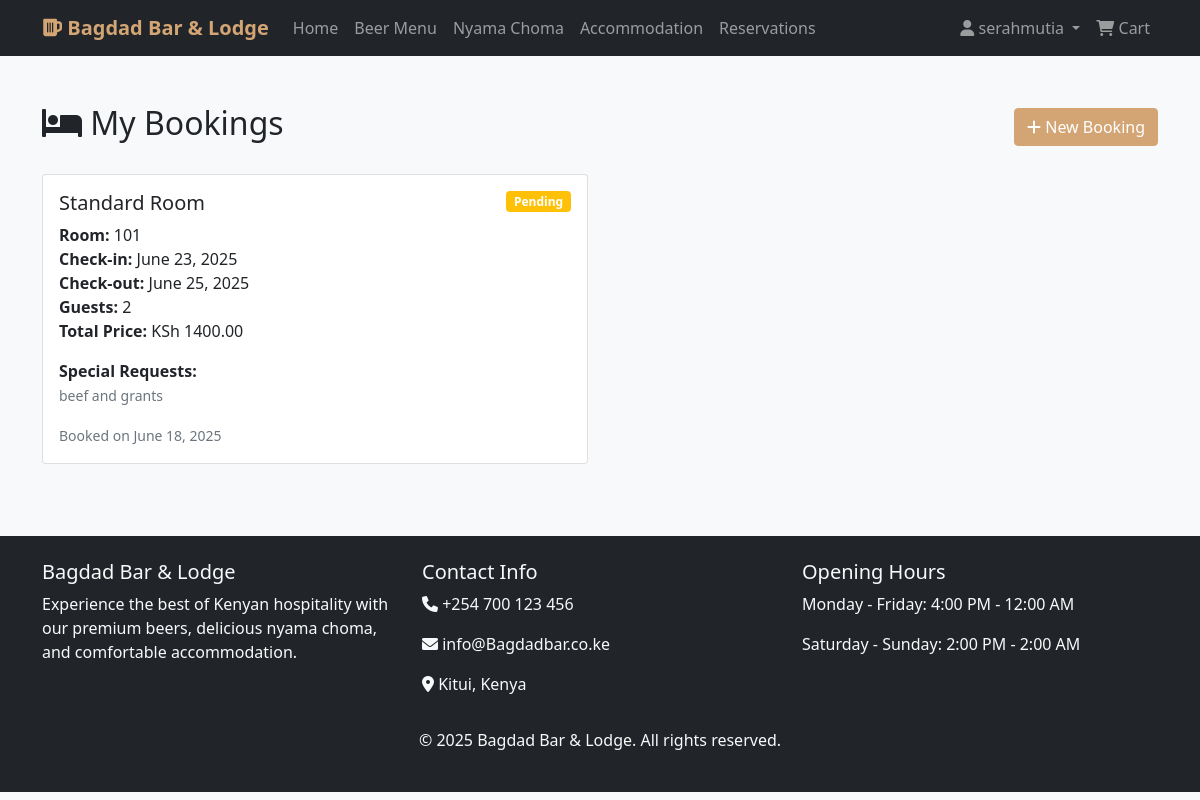
The app's page /accounts/my-bookings/ (signed in) with its own data.
### accommodation/models.py (models this page shows, shortened)
class Booking(models.Model):
    BOOKING_STATUS = [
        ('pending', 'Pending'),
        ('confirmed', 'Confirmed'),
        ('checked_in', 'Checked In'),
        ('checked_out', 'Checked Out'),
        ('cancelled', 'Cancelled'),
    ]
    guest_name = models.CharField(max_length=100)
    guest_email = models.EmailField()
    guest_phone = models.CharField(max_length=15)
    room = models.ForeignKey(Room, on_delete=models.CASCADE)
    check_in_date = models.DateField()
    check_out_date = models.DateField()
    guests_count = models.IntegerField()
    total_price = models.DecimalField(max_digits=10, decimal_places=2)
    status = models.CharField(max_length=20, choices=BOOKING_STATUS, default='pending')
    special_requests = models.TextField(blank=True)
    created_at = models.DateTimeField(auto_now_add=True)

class Room(models.Model):
    room_number = models.CharField(max_length=10, unique=True)
    room_type = models.ForeignKey(RoomType, on_delete=models.CASCADE)
    is_available = models.BooleanField(default=True)
    amenities = models.TextField(help_text="List amenities separated by commas")
    image = models.ImageField(upload_to='rooms/', blank=True)

class RoomType(models.Model):
    name = models.CharField(max_length=100)
    description = models.TextField()
    base_price = models.DecimalField(max_digits=8, decimal_places=2)
    max_occupancy = models.IntegerField()

### accounts/views.py (the view)
# urls.py: path('my-bookings/', views.my_bookings_view, name='my_bookings'),
@login_required
def my_bookings_view(request):
    bookings = Booking.objects.filter(
        guest_email=request.user.email
    ).order_by('-created_at')
    paginator = Paginator(bookings, 10)
    page_number = request.GET.get('page')
    page_obj = paginator.get_page(page_number)
    return render(request, 'accounts/my_bookings.html', {'page_obj': page_obj})

### templates/accounts/my_bookings.html (shortened to what this page needs)
{% extends 'base.html' %}
{% block content %}
<div class="container my-5">
    <div class="d-flex justify-content-between align-items-center mb-4">
        <h2><i class="fas fa-bed"></i> My Bookings</h2>
        <a href="{% url 'accommodation:room_list' %}" class="btn btn-primary">
            <i class="fas fa-plus"></i> New Booking
        </a>
    </div>
    {% if page_obj %}
        <div class="row">
            {% for booking in page_obj %}
            <div class="col-md-6 mb-4">
                <div class="card">
                    <div class="card-body">
                        <div class="d-flex justify-content-between align-items-start">
                            <h5 class="card-title">{{ booking.room.room_type.name }}</h5>
                            <span class="badge bg-{% if booking.status == 'confirmed' %}success{% elif booking.status == 'pending' %}warning{% else %}secondary{% endif %}">
                                {{ booking.get_status_display }}
                            </span>
                        </div>
                        <p class="card-text">
                            <strong>Room:</strong> {{ booking.room.room_number }}<br>
                            <strong>Check-in:</strong> {{ booking.check_in_date }}<br>
                            <strong>Check-out:</strong> {{ booking.check_out_date }}<br>
                            <strong>Guests:</strong> {{ booking.guests_count }}<br>
                            <strong>Total Price:</strong> KSh {{ booking.total_price }}
                        </p>
                        {% if booking.special_requests %}
                        <p class="card-text">
                            <strong>Special Requests:</strong><br>
                            <small class="text-muted">{{ booking.special_requests }}</small>
                        </p>
                        {% endif %}
                        <small class="text-muted">Booked on {{ booking.created_at|date:"F d, Y" }}</small>
                    </div>
                </div>
            </div>
            {% endfor %}
        </div>
    {% endif %}
</div>
{% endblock %}

### templates/base.html (shortened to what this page needs)
<!DOCTYPE html>
<html lang="en">
<head>
    <link href="https://cdn.jsdelivr.net/npm/bootstrap@5.1.3/dist/css/bootstrap.min.css" rel="stylesheet">
    <link href="https://cdnjs.cloudflare.com/ajax/libs/font-awesome/6.0.0/css/all.min.css" rel="stylesheet">
</head>
<body>
    <nav class="navbar navbar-expand-lg navbar-dark bg-dark">
        <div class="container">
            <a class="navbar-brand" href="{% url 'bar_app:home' %}">
                <i class="fas fa-beer"></i> Bagdad Bar & Lodge
            </a>
            <div class="collapse navbar-collapse" id="navbarNav">
                <ul class="navbar-nav me-auto">
                    <li class="nav-item">
                        <a class="nav-link" href="{% url 'bar_app:home' %}">Home</a>
                    </li>
                    <li class="nav-item">
                        <a class="nav-link" href="{% url 'bar_app:beer_menu' %}">Beer Menu</a>
                    </li>
                    <li class="nav-item">
                        <a class="nav-link" href="{% url 'bar_app:nyama_menu' %}">Nyama Choma</a>
                    </li>
                    <li class="nav-item">
                        <a class="nav-link" href="{% url 'accommodation:room_list' %}">Accommodation</a>
                    </li>
                    <li class="nav-item">
                        <a class="nav-link" href="{% url 'bar_app:reservation' %}">Reservations</a>
                    </li>
                </ul>
                <ul class="navbar-nav">
                    {% if user.is_authenticated %}
                        <li class="nav-item dropdown">
                            <a class="nav-link dropdown-toggle" href="#" id="navbarDropdown" role="button" data-bs-toggle="dropdown">
                                <i class="fas fa-user"></i> {{ user.first_name|default:user.username }}
                            </a>
                        </li>
                    {% endif %}
                    <li class="nav-item">
                        <a class="nav-link position-relative" href="{% url 'orders:view_cart' %}">
                            <i class="fas fa-shopping-cart"></i> Cart
                        </a>
                    </li>
                </ul>
            </div>
        </div>
    </nav>
    <main>
        {% block content %}
        {% endblock %}
    </main>
    <footer class="bg-dark text-light py-4 mt-5">
        <div class="container">
            <div class="row">
                <div class="col-md-4">
                    <h5>Bagdad Bar & Lodge</h5>
                    <p>Experience the best of Kenyan hospitality with our premium beers, delicious nyama choma, and comfortable accommodation.</p>
                </div>
                <div class="col-md-4">
                    <h5>Contact Info</h5>
                    <p><i class="fas fa-phone"></i> +254 700 123 456</p>
                    <p><i class="fas fa-envelope"></i> info@Bagdadbar.co.ke</p>
                    <p><i class="fas fa-map-marker-alt"></i> Kitui, Kenya</p>
                </div>
                <div class="col-md-4">
                    <h5>Opening Hours</h5>
                    <p>Monday - Friday: 4:00 PM - 12:00 AM</p>
                    <p>Saturday - Sunday: 2:00 PM - 2:00 AM</p>
                </div>
            </div>
            <div class="row mt-3">
                <div class="col-12 text-center">
                    <p>&copy; 2025 Bagdad Bar & Lodge. All rights reserved.</p>
                </div>
            </div>
        </div>
    </footer>
</body>
</html>

### templates/base.html (style rules this page uses)
.navbar-brand { font-weight: bold; color: #d4a574 !important; }
.btn-primary { background-color: #d4a574; border-color: #d4a574; }
body { background-color: #f8f9fa; }

### records on screen
Booking: room.room_type.name "Standard Room", status "Pending", room.room_number "101", check_in_date "June 23, 2025", check_out_date "June 25, 2025", guests_count "2", total_price "1400.00", special_requests "beef and grants", created_at "June 18, 2025"

### other values on screen
{{ user.first_name|default:user.username }} "serahmutia"
